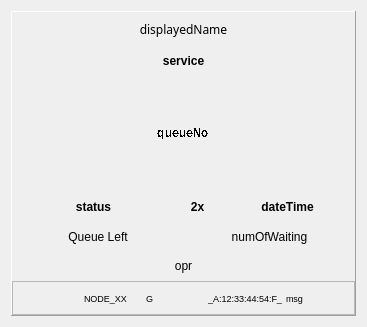
<?xml version="1.0" encoding="UTF-8"?>
<ui version="4.0">
 <class>Node</class>
 <widget class="QWidget" name="Node">
  <property name="geometry">
   <rect>
    <x>0</x>
    <y>0</y>
    <width>367</width>
    <height>327</height>
   </rect>
  </property>
  <property name="windowTitle">
   <string>Form</string>
  </property>
  <layout class="QGridLayout" name="gridLayout">
   <item row="0" column="0">
    <widget class="QFrame" name="frameMain">
     <property name="frameShape">
      <enum>QFrame::Panel</enum>
     </property>
     <property name="frameShadow">
      <enum>QFrame::Raised</enum>
     </property>
     <layout class="QVBoxLayout" name="verticalLayout">
      <property name="spacing">
       <number>0</number>
      </property>
      <property name="leftMargin">
       <number>0</number>
      </property>
      <property name="topMargin">
       <number>0</number>
      </property>
      <property name="rightMargin">
       <number>0</number>
      </property>
      <property name="bottomMargin">
       <number>0</number>
      </property>
      <item>
       <widget class="DLabel" name="displayedName">
        <property name="sizePolicy">
         <sizepolicy hsizetype="Preferred" vsizetype="Expanding">
          <horstretch>0</horstretch>
          <verstretch>12</verstretch>
         </sizepolicy>
        </property>
        <property name="minimumSize">
         <size>
          <width>0</width>
          <height>0</height>
         </size>
        </property>
        <property name="font">
         <font>
          <family>Arial Black</family>
          <weight>50</weight>
          <bold>false</bold>
         </font>
        </property>
        <property name="styleSheet">
         <string notr="true"/>
        </property>
        <property name="frameShape">
         <enum>QFrame::NoFrame</enum>
        </property>
        <property name="frameShadow">
         <enum>QFrame::Raised</enum>
        </property>
        <property name="midLineWidth">
         <number>-2</number>
        </property>
        <property name="text">
         <string>displayedName</string>
        </property>
        <property name="alignment">
         <set>Qt::AlignCenter</set>
        </property>
       </widget>
      </item>
      <item>
       <widget class="DLabel" name="service">
        <property name="sizePolicy">
         <sizepolicy hsizetype="Preferred" vsizetype="Preferred">
          <horstretch>0</horstretch>
          <verstretch>9</verstretch>
         </sizepolicy>
        </property>
        <property name="font">
         <font>
          <weight>75</weight>
          <bold>true</bold>
         </font>
        </property>
        <property name="styleSheet">
         <string notr="true"/>
        </property>
        <property name="frameShape">
         <enum>QFrame::NoFrame</enum>
        </property>
        <property name="frameShadow">
         <enum>QFrame::Raised</enum>
        </property>
        <property name="text">
         <string>service</string>
        </property>
        <property name="alignment">
         <set>Qt::AlignCenter</set>
        </property>
       </widget>
      </item>
      <item>
       <widget class="DLabel" name="queueNo">
        <property name="sizePolicy">
         <sizepolicy hsizetype="Preferred" vsizetype="Preferred">
          <horstretch>0</horstretch>
          <verstretch>40</verstretch>
         </sizepolicy>
        </property>
        <property name="minimumSize">
         <size>
          <width>0</width>
          <height>0</height>
         </size>
        </property>
        <property name="font">
         <font>
          <weight>75</weight>
          <bold>true</bold>
          <stylestrategy>NoAntialias</stylestrategy>
         </font>
        </property>
        <property name="styleSheet">
         <string notr="true"/>
        </property>
        <property name="inputMethodHints">
         <set>Qt::ImhNone</set>
        </property>
        <property name="frameShape">
         <enum>QFrame::NoFrame</enum>
        </property>
        <property name="frameShadow">
         <enum>QFrame::Raised</enum>
        </property>
        <property name="lineWidth">
         <number>1</number>
        </property>
        <property name="text">
         <string>queueNo</string>
        </property>
        <property name="alignment">
         <set>Qt::AlignCenter</set>
        </property>
       </widget>
      </item>
      <item>
       <widget class="QFrame" name="frame_1">
        <property name="sizePolicy">
         <sizepolicy hsizetype="Preferred" vsizetype="Preferred">
          <horstretch>0</horstretch>
          <verstretch>10</verstretch>
         </sizepolicy>
        </property>
        <property name="frameShape">
         <enum>QFrame::NoFrame</enum>
        </property>
        <property name="frameShadow">
         <enum>QFrame::Raised</enum>
        </property>
        <layout class="QHBoxLayout" name="horizontalLayout_2">
         <property name="spacing">
          <number>0</number>
         </property>
         <property name="leftMargin">
          <number>0</number>
         </property>
         <property name="topMargin">
          <number>0</number>
         </property>
         <property name="rightMargin">
          <number>0</number>
         </property>
         <property name="bottomMargin">
          <number>0</number>
         </property>
         <item>
          <widget class="ScrollingText" name="status">
           <property name="sizePolicy">
            <sizepolicy hsizetype="Preferred" vsizetype="Preferred">
             <horstretch>40</horstretch>
             <verstretch>0</verstretch>
            </sizepolicy>
           </property>
           <property name="font">
            <font>
             <weight>75</weight>
             <bold>true</bold>
            </font>
           </property>
           <property name="styleSheet">
            <string notr="true"/>
           </property>
           <property name="text">
            <string>status</string>
           </property>
           <property name="alignment">
            <set>Qt::AlignCenter</set>
           </property>
           <property name="xFactor" stdset="0">
            <bool>false</bool>
           </property>
           <property name="yFactor" stdset="0">
            <bool>true</bool>
           </property>
          </widget>
         </item>
         <item>
          <widget class="DLabel" name="calledCount">
           <property name="sizePolicy">
            <sizepolicy hsizetype="Preferred" vsizetype="Preferred">
             <horstretch>11</horstretch>
             <verstretch>0</verstretch>
            </sizepolicy>
           </property>
           <property name="font">
            <font>
             <weight>75</weight>
             <bold>true</bold>
            </font>
           </property>
           <property name="text">
            <string>2x</string>
           </property>
           <property name="alignment">
            <set>Qt::AlignCenter</set>
           </property>
          </widget>
         </item>
         <item>
          <widget class="DLabel" name="dateTime">
           <property name="sizePolicy">
            <sizepolicy hsizetype="Preferred" vsizetype="Preferred">
             <horstretch>33</horstretch>
             <verstretch>0</verstretch>
            </sizepolicy>
           </property>
           <property name="font">
            <font>
             <weight>75</weight>
             <bold>true</bold>
            </font>
           </property>
           <property name="text">
            <string>dateTime</string>
           </property>
           <property name="alignment">
            <set>Qt::AlignCenter</set>
           </property>
           <property name="xFactor" stdset="0">
            <bool>false</bool>
           </property>
           <property name="yFactor" stdset="0">
            <bool>true</bool>
           </property>
          </widget>
         </item>
        </layout>
       </widget>
      </item>
      <item>
       <widget class="QFrame" name="frame_2">
        <property name="sizePolicy">
         <sizepolicy hsizetype="Preferred" vsizetype="Preferred">
          <horstretch>0</horstretch>
          <verstretch>10</verstretch>
         </sizepolicy>
        </property>
        <property name="frameShape">
         <enum>QFrame::NoFrame</enum>
        </property>
        <property name="frameShadow">
         <enum>QFrame::Raised</enum>
        </property>
        <layout class="QGridLayout" name="gridLayout_2">
         <property name="leftMargin">
          <number>0</number>
         </property>
         <property name="topMargin">
          <number>0</number>
         </property>
         <property name="rightMargin">
          <number>0</number>
         </property>
         <property name="bottomMargin">
          <number>0</number>
         </property>
         <property name="spacing">
          <number>0</number>
         </property>
         <item row="0" column="1">
          <widget class="DLabel" name="numOfWaiting">
           <property name="sizePolicy">
            <sizepolicy hsizetype="Preferred" vsizetype="Preferred">
             <horstretch>0</horstretch>
             <verstretch>50</verstretch>
            </sizepolicy>
           </property>
           <property name="font">
            <font>
             <weight>50</weight>
             <bold>false</bold>
            </font>
           </property>
           <property name="text">
            <string>numOfWaiting</string>
           </property>
           <property name="alignment">
            <set>Qt::AlignCenter</set>
           </property>
          </widget>
         </item>
         <item row="0" column="0">
          <widget class="DLabel" name="lblQueueLeft">
           <property name="sizePolicy">
            <sizepolicy hsizetype="Preferred" vsizetype="Preferred">
             <horstretch>0</horstretch>
             <verstretch>50</verstretch>
            </sizepolicy>
           </property>
           <property name="font">
            <font>
             <weight>50</weight>
             <bold>false</bold>
            </font>
           </property>
           <property name="text">
            <string>Queue Left</string>
           </property>
           <property name="alignment">
            <set>Qt::AlignCenter</set>
           </property>
          </widget>
         </item>
        </layout>
       </widget>
      </item>
      <item>
       <widget class="DLabel" name="opr">
        <property name="sizePolicy">
         <sizepolicy hsizetype="Preferred" vsizetype="Preferred">
          <horstretch>0</horstretch>
          <verstretch>10</verstretch>
         </sizepolicy>
        </property>
        <property name="text">
         <string>opr</string>
        </property>
        <property name="alignment">
         <set>Qt::AlignCenter</set>
        </property>
       </widget>
      </item>
      <item>
       <widget class="QFrame" name="frame_3">
        <property name="sizePolicy">
         <sizepolicy hsizetype="Preferred" vsizetype="Preferred">
          <horstretch>0</horstretch>
          <verstretch>10</verstretch>
         </sizepolicy>
        </property>
        <property name="frameShape">
         <enum>QFrame::StyledPanel</enum>
        </property>
        <property name="frameShadow">
         <enum>QFrame::Raised</enum>
        </property>
        <layout class="QHBoxLayout" name="horizontalLayout">
         <property name="spacing">
          <number>3</number>
         </property>
         <property name="leftMargin">
          <number>9</number>
         </property>
         <property name="topMargin">
          <number>9</number>
         </property>
         <property name="rightMargin">
          <number>9</number>
         </property>
         <property name="bottomMargin">
          <number>9</number>
         </property>
         <item>
          <widget class="QLabel" name="connected">
           <property name="minimumSize">
            <size>
             <width>0</width>
             <height>0</height>
            </size>
           </property>
           <property name="text">
            <string/>
           </property>
           <property name="pixmap">
            <pixmap>:/new/png_16x16/png_16x16/network-disconnect.png</pixmap>
           </property>
           <property name="alignment">
            <set>Qt::AlignCenter</set>
           </property>
          </widget>
         </item>
         <item>
          <widget class="QLabel" name="nodeName">
           <property name="font">
            <font>
             <pointsize>7</pointsize>
            </font>
           </property>
           <property name="text">
            <string>NODE_XX</string>
           </property>
          </widget>
         </item>
         <item>
          <widget class="QLabel" name="groupCode">
           <property name="font">
            <font>
             <pointsize>7</pointsize>
            </font>
           </property>
           <property name="text">
            <string>G</string>
           </property>
          </widget>
         </item>
         <item>
          <widget class="QLabel" name="macAddress">
           <property name="font">
            <font>
             <pointsize>7</pointsize>
            </font>
           </property>
           <property name="text">
            <string>_A:12:33:44:54:F_</string>
           </property>
          </widget>
         </item>
         <item>
          <widget class="QLabel" name="message">
           <property name="font">
            <font>
             <pointsize>7</pointsize>
            </font>
           </property>
           <property name="text">
            <string>msg</string>
           </property>
          </widget>
         </item>
        </layout>
       </widget>
      </item>
     </layout>
    </widget>
   </item>
  </layout>
 </widget>
 <customwidgets>
  <customwidget>
   <class>DLabel</class>
   <extends>QLabel</extends>
   <header>Label/dlabel.h</header>
   <container>1</container>
  </customwidget>
  <customwidget>
   <class>ScrollingText</class>
   <extends>QLabel</extends>
   <header>Inc/ScrollingText</header>
  </customwidget>
 </customwidgets>
 <resources/>
 <connections/>
</ui>
